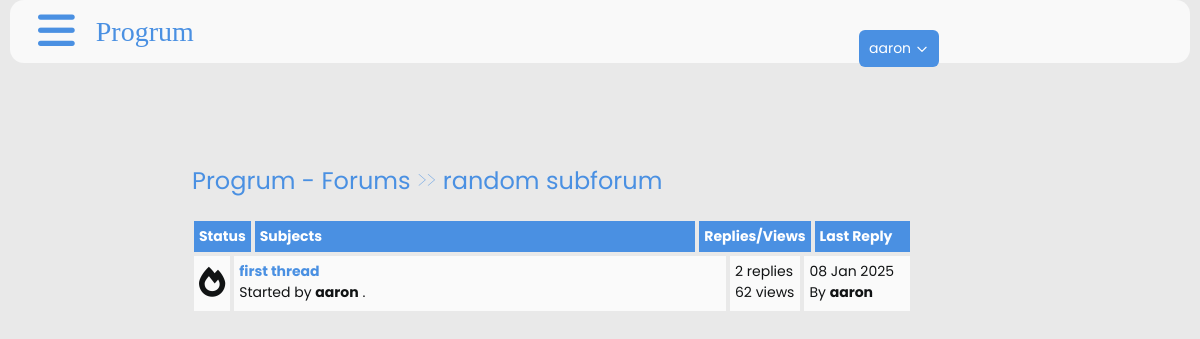
Page /threads/ (signed in) on the committed database.
### thread/models.py (models this page shows, shortened)
class Thread(models.Model):
    forum = models.ForeignKey(
        Forum, related_name='threads', on_delete=models.PROTECT)
    title = models.CharField(max_length=100)
    created_by = models.ForeignKey(User, on_delete=models.CASCADE)
    body = models.TextField()
    slug = models.SlugField(unique=True)
    created_at = models.DateTimeField(auto_now_add=True)
    updated_at = models.DateTimeField(auto_now=True)
    views = models.PositiveIntegerField(default=0)

### post/models.py (models this page shows, shortened)
class Post(models.Model):
    thread = models.ForeignKey(Thread, related_name='posts', on_delete=models.CASCADE)
    author = models.ForeignKey(User, on_delete=models.CASCADE)
    body = models.TextField()
    slug = models.SlugField()
    created_at = models.DateTimeField(auto_now_add=True)
    updated_at = models.DateTimeField(auto_now=True)

### thread/views.py (the view)
# urls.py: path("", views.threads_list, name="threads_list"),
def threads_list(request):
    threads = Thread.objects.annotate(
        post_count=Count('posts')).order_by('-created_at')
    forums = Forum.objects.all()
    latest_posts = {}
    for forum in forums:
        latest_post = Post.objects.filter(
            thread__forum=forum).order_by('-created_at').first()
        latest_posts[forum.id] = latest_post
    return render(request, 'threads/threads_list.html', {'threads': threads, 'latest_posts': latest_posts})

### thread/templatetags/dict_extras.py (called while the page is built)
@register.filter
def dict_get(d, key):
    return d.get(key, None)

### thread/templates/threads/threads_list.html (shortened to what this page needs)
{% extends '_base.html' %}
{% block content %}
  {% load dict_extras %}
  <div class="container">
    <div class="navigate">
      <span><a href="{% url 'index' %}">Progrum - Forums</a> >> <a href="">random subforum</a></span>
    </div>
    <div class="posts-table">
      <div class="table-head">
        <div class="status">Status</div>
        <div class="subjects">Subjects</div>
        <div class="replies">Replies/Views</div>
        <div class="last-reply">Last Reply</div>
      </div>
      {% for thread in threads %}
        <div class="table-row">
          <div class="status">
            <i class="fa fa-fire"></i>
          </div>
          <div class="subjects">
            <a href="{% url 'thread_page' slug=thread.slug %}">{{ thread.title }}</a>
            <br />
            <span>Started by <b>{{ thread.created_by }}</b> .</span>
          </div>
          <div class="replies">
            {{ thread.post_count }} replies <br /> {{ thread.views }} views
          </div>
          <div class="last-reply">
            {% with latest_post=latest_posts|dict_get:thread.forum.id %}
              {% if latest_post %}
                {{ latest_post.created_at|date:'d M Y' }} <br /> By <b>{{ latest_post.author }}</b>
              {% else %}
                <p>No posts yet.</p>
              {% endif %}
            {% endwith %}
          </div>
        </div>
      {% endfor %}
    </div>
  </div>
{% endblock %}

### templates/_base.html (shortened to what this page needs)
{% load compress %}
{% load static %}
<!DOCTYPE html>
<html lang="en">
  <head>
    <link rel="stylesheet" href="https://cdnjs.cloudflare.com/ajax/libs/font-awesome/6.0.0/css/all.min.css" />
    {% compress css %}
    <link rel="stylesheet" href="{% static 'src/output.css' %}" />
    <link rel="stylesheet" href="{% static 'css/style.css' %}" />
    {% endcompress %}
  </head>
  <body class="">
    <header>
      <div class="navbar">
        <a class="bar-icon" id="iconBar" onclick="hideIconBar()"><i class="fa fa-bars"></i></a>
        <div class="brand">Progrum</div>
      </div>
      <ul class="search-box flex">
        {% if user.is_authenticated %}
          <li class="mx-2 relative">
            <button id="dropdownButton" class="flex items-center">
              {{ user.username }}
              <svg class="ml-1 w-4 h-4" fill="none" stroke="currentColor" viewBox="0 0 24 24">
                <path stroke-linecap="round" stroke-linejoin="round" stroke-width="2" d="M19 9l-7 7-7-7"></path>
              </svg>
            </button>
          </li>
        {% endif %}
      </ul>
    </header>
    <main class="container mx-auto mt-4">
      <div class="mx-4 lg:mx-32">
        {% block content %}
        {% endblock %}
      </div>
    </main>
  </body>
</html>

### static/css/style.css (style rules this page uses)
* { box-sizing: border-box; }
html { font-size: 14px; font-family: "Poppins", sans-serif; background-color: rgb(233, 233, 233); color: #111314; }
a { color: #4a90e2; font-weight: bolder; text-decoration: none; }
.container { margin: 20px; padding: 20px; }
header { margin-inline: 10px; }
.navbar { display: flex; align-items: center; background-color: #f9f9f9; border-radius: 1rem; }
.bar-icon { font-size: 3rem; display: inline-block; margin-left: 2rem; color: #4a90e2; cursor: pointer; }
.brand { font-size: 2rem; display: inline-block; margin-left: 1.5rem; color: #4a90e2; font-family: aquire; }
.search-box button { padding: 8px 10px; background-color: #4a90e2; color: #fff; border: none; border-radius: 6px; font-size: 14px; cursor: pointer; transition: background-color 0.3s ease, transform 0.2s ease; white-space: nowrap; }
@media (min-width: 769px) { .search-box { position: absolute; top: 30px; left: 71%; width: 27%; margin: 0; } }
.table-head { display: flex; }
.table-head div { padding: 5px; margin: 2px; background-color: #4a90e2; font-weight: bold; color: #ffffff; }
.table-head .status { flex: 5%; }
.table-head .subjects { flex: 70%; }
.table-head .replies { flex: 10%; }
.table-head .last-reply { flex: 15%; }
.table-row { display: flex; }
.table-row .status, .table-row .subjects, .table-row .replies, .table-row .last-reply { padding: 5px; margin: 2px; background-color: #fafafa; }
.table-row .status { flex: 5%; font-size: 30px; text-align: center; }
.table-row .subjects { flex: 70%; }
.table-row .replies { flex: 10%; }
.table-row .last-reply { flex: 15%; }
.navigate { margin-block: 20px; font-weight: lighter; font-size: 24px; color: #4a90e2; }
.navigate a { color: #4a90e2; }

### rows in the picture
Thread: title "first thread", created_by "aaron", post_count "2", views "62"
Post: created_at "08 Jan 2025", author "aaron"

### other values in the picture
{{ user.username }} "aaron"
